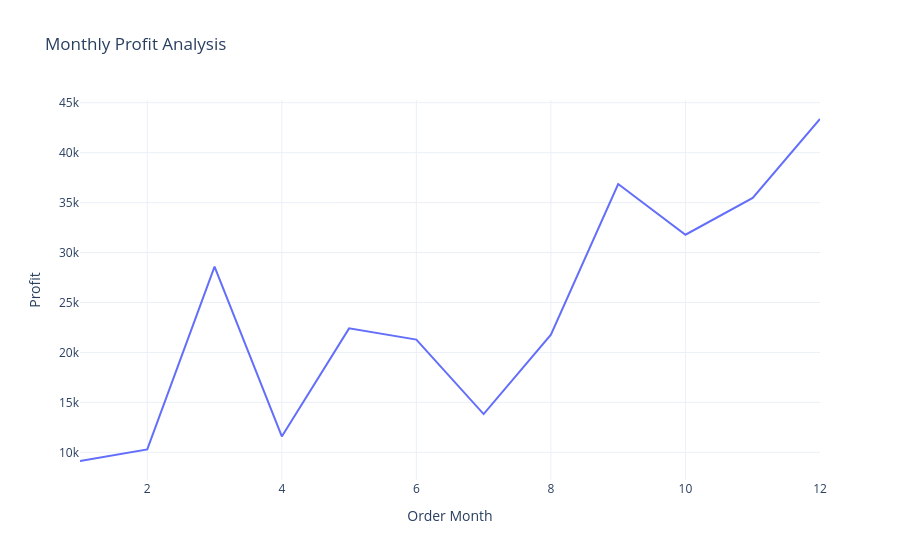

This figure's notebook cell:
### Code cell
fig = px.line(profit_by_month,
              x = 'Order Month',
              y = 'Profit',
              title = "Monthly Profit Analysis")
fig.show()

### Figure 1 — Plotly figure (JSON) as saved in the notebook; plotly's stock layout.template omitted (floating-point values rounded to 4 significant figures)
{"data": [{"hovertemplate": "Order Month=%{x}<br>Profit=%{y}<extra></extra>", "legendgroup": "", "line": {"color": "#636efa", "dash": "solid"}, "marker": {"symbol": "circle"}, "mode": "lines", "name": "", "orientation": "v", "showlegend": false, "type": "scatter", "x": [1, 2, 3, 4, 5, 6, 7, 8, 9, 10, 11, 12], "xaxis": "x", "y": [9134.0, 10290.0, 28590.0, 11590.0, 22410.0, 21290.0, 13830.0, 21780.0, 36860.0, 31780.0, 35470.0, 43370.0], "yaxis": "y"}], "layout": {"legend": {"tracegroupgap": 0}, "title": {"text": "Monthly Profit Analysis"}, "xaxis": {"anchor": "y", "domain": [0, 1], "title": {"text": "Order Month"}}, "yaxis": {"anchor": "x", "domain": [0, 1], "title": {"text": "Profit"}}}}
